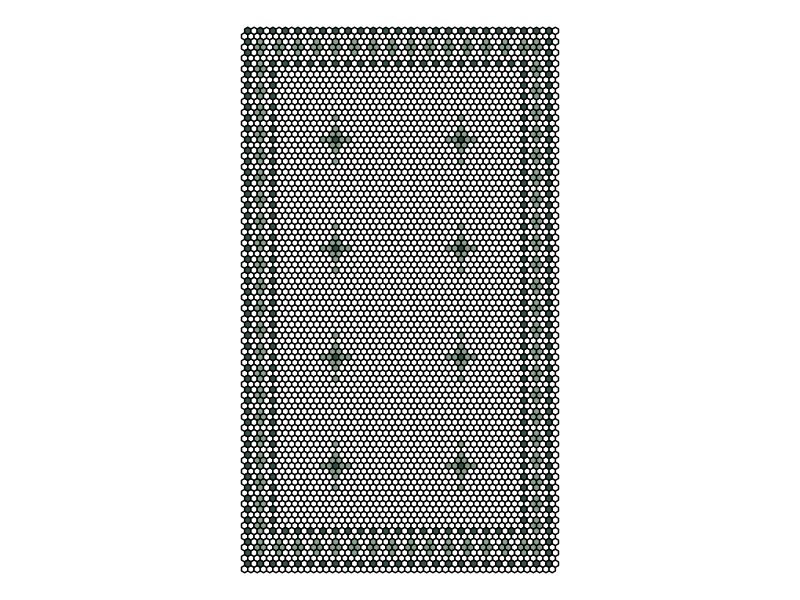
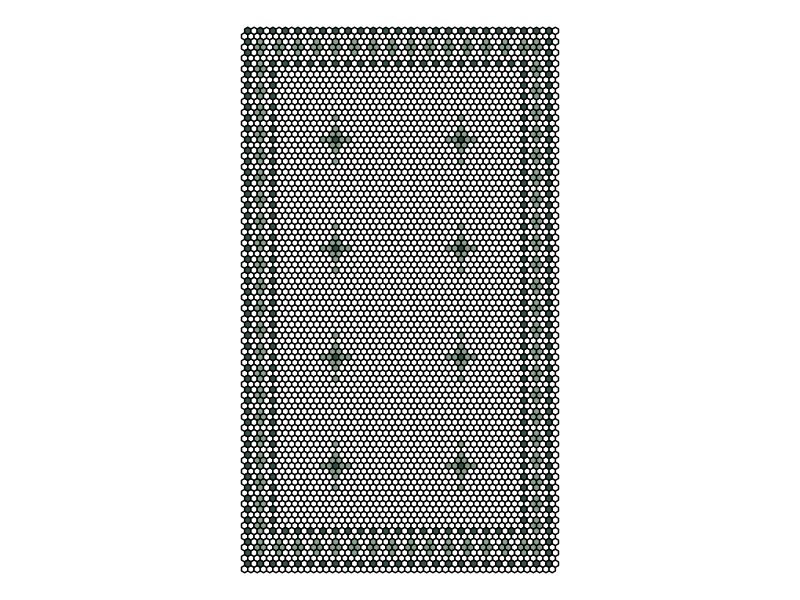
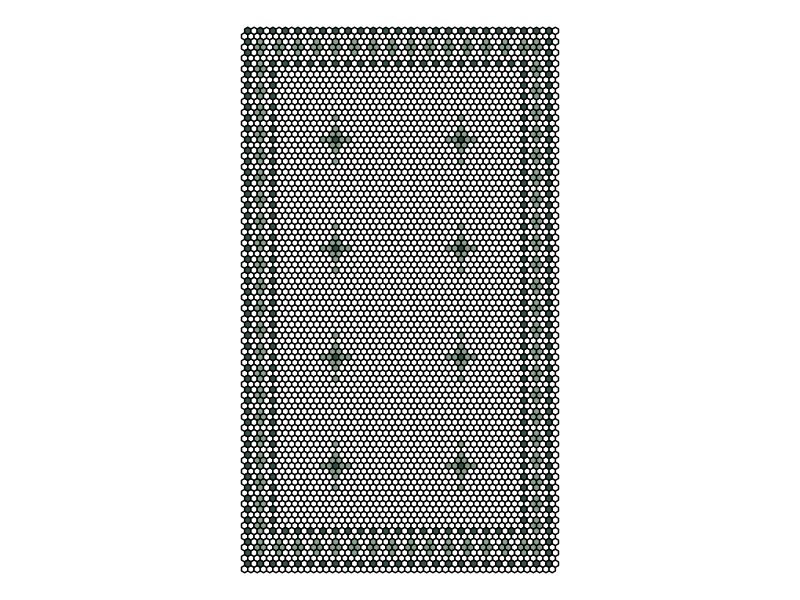

R code for these plots, in order:
## ---- chunk 1
knitr::opts_chunk$set(echo = TRUE)
## ---- chunk 2
library(tidyverse)
## ---- chunk 3
n_across <- 50

n_down <- 50

across_xs <- rep(c(0,0, sqrt(3)/4, sqrt(3)/2, sqrt(3)/2, sqrt(3)/4, 0), n_across) +
    rep(0:(n_across-1)*sqrt(3)/2, each = 7)

across_ys <- rep(c(0,.5, .75, .5, 0,-.25,0), n_across)

light_green <- c(
  # vertical diamonds
  seq(2551, 4901, n_down) + 2,
  seq(103, 2403, n_down*2),
  seq(103, 2403, n_down*2) + 1,
  seq(2599, 4949, n_down) - 2,
  seq(103, 2403, n_down*2) + 44,
  seq(103, 2403, n_down*2) + 45,
  seq(103, 103 + n_across - 6, 3),
  seq(104, 103 + n_across - 5, 3),
  seq(2551 + 5, 2551 + n_across - 5, 3),
  seq(2551 + 5 + n_across, 2551 + n_across - 5 + n_across, 3),
  seq(2403, 2403 + n_across - 6, 3),
  seq(2404, 2403 + n_across - 5, 3),
  seq(4851 + 5, 4851 + n_across - 5, 3),
  seq(4851 + 5 + n_across, 4851 + n_across - 5 + n_across, 3),
  # stars
  c(
      c(2762, 2762 + n_across, 2762 + 3*n_across, 2762 + 4*n_across),
      seq(362, by = 50, length.out = 2), 
      seq(362, by = 50, length.out = 2) + 1,
      c(2860,2861, 2863, 2864)
    ) + 103,
  c(
      c(2762, 2762 + n_across, 2762 + 3*n_across, 2762 + 4*n_across),
      seq(362, by = 50, length.out = 2), 
      seq(362, by = 50, length.out = 2) + 1,
      c(2860,2861, 2863, 2864)
    ) + 103 + 500,
  c(
      c(2762, 2762 + n_across, 2762 + 3*n_across, 2762 + 4*n_across),
      seq(362, by = 50, length.out = 2), 
      seq(362, by = 50, length.out = 2) + 1,
      c(2860,2861, 2863, 2864)
    ) + 103 + 1000,
  c(
      c(2762, 2762 + n_across, 2762 + 3*n_across, 2762 + 4*n_across),
      seq(362, by = 50, length.out = 2), 
      seq(362, by = 50, length.out = 2) + 1,
      c(2860,2861, 2863, 2864)
    ) + 103 + 1500,
  c(
      c(2762, 2762 + n_across, 2762 + 3*n_across, 2762 + 4*n_across),
      seq(362, by = 50, length.out = 2), 
      seq(362, by = 50, length.out = 2) + 1,
      c(2860,2861, 2863, 2864)
    ) + 123,
  c(
      c(2762, 2762 + n_across, 2762 + 3*n_across, 2762 + 4*n_across),
      seq(362, by = 50, length.out = 2), 
      seq(362, by = 50, length.out = 2) + 1,
      c(2860,2861, 2863, 2864)
    ) + 123 + 500,
  c(
      c(2762, 2762 + n_across, 2762 + 3*n_across, 2762 + 4*n_across),
      seq(362, by = 50, length.out = 2), 
      seq(362, by = 50, length.out = 2) + 1,
      c(2860,2861, 2863, 2864)
    ) + 123 + 1000,
  c(
      c(2762, 2762 + n_across, 2762 + 3*n_across, 2762 + 4*n_across),
      seq(362, by = 50, length.out = 2), 
      seq(362, by = 50, length.out = 2) + 1,
      c(2860,2861, 2863, 2864)
    ) + 123 + 1500
)

dark_green <- c(
  # outer every other dot
  seq(2501, 2549, 2), 
  seq(4951, 4999, 2),
  seq(2551, 4901, n_down),
  seq(2599, 4949, n_down),
  # inner every other dot
  seq(2651, 4801, n_down) + 4,
  seq(2699, 4849, n_down) - 4,
  seq(2655, 2695, 2),
  seq(4805, 4845, 2),
  # stars
  seq(2862 + 2*n_across + 3, by = 500, length.out = 4),
  seq(2862 + 2*n_across + 23, by = 500, length.out = 4)
)

hexagon = tibble(
  x = rep(across_xs, n_down),
  y = rep(across_ys, n_down) + 
    rep((0:(n_down - 1))*(1.5), each = 7*n_across),
  group = rep(1:(n_across*n_down), each = 7),
  colors = if_else(group %in% light_green,
                   "#8aa48f",
                   if_else(group %in% dark_green,
                          "#365447",
                          "white"))
)

hexagon2 <-
  hexagon %>% 
  mutate(x = x + sqrt(3)/4,
         y = y + .75,
         group = group + max(group),
  colors = if_else(group %in% light_green,
                   "#8aa48f",
                   if_else(group %in% dark_green,
                          "#365447",
                          "white"))
)

## ---- chunk 4

# #8aa48f light
# #365447 dark
# #754a41 burgundy

hexagon %>% 
  ggplot(aes(x = x,
             y = y, 
             group = group)) +
  geom_polygon(color = "black",
               aes(fill = colors)) +
  geom_polygon(data = hexagon2,
               aes(fill = colors),
               color = "black") +
  # geom_text(data = . %>%
  #             group_by(group) %>%
  #             summarize(mid_x = mean(x),
  #                       mid_y = mean(y)),
  #           aes(x = mid_x,
  #               y = mid_y,
  #               label = group)) +
  # geom_text(data = hexagon2 %>%
  #             group_by(group) %>%
  #             summarize(mid_x = mean(x),
  #                       mid_y = mean(y)),
  #           aes(x = mid_x,
  #               y = mid_y,
  #               label = group)) +
  scale_fill_identity() +
  coord_equal() +
  theme_void()
## ---- chunk 5
ggsave(filename = "bathroom_floor.png")
ggsave(filename = "bathroom_floor.pdf")
